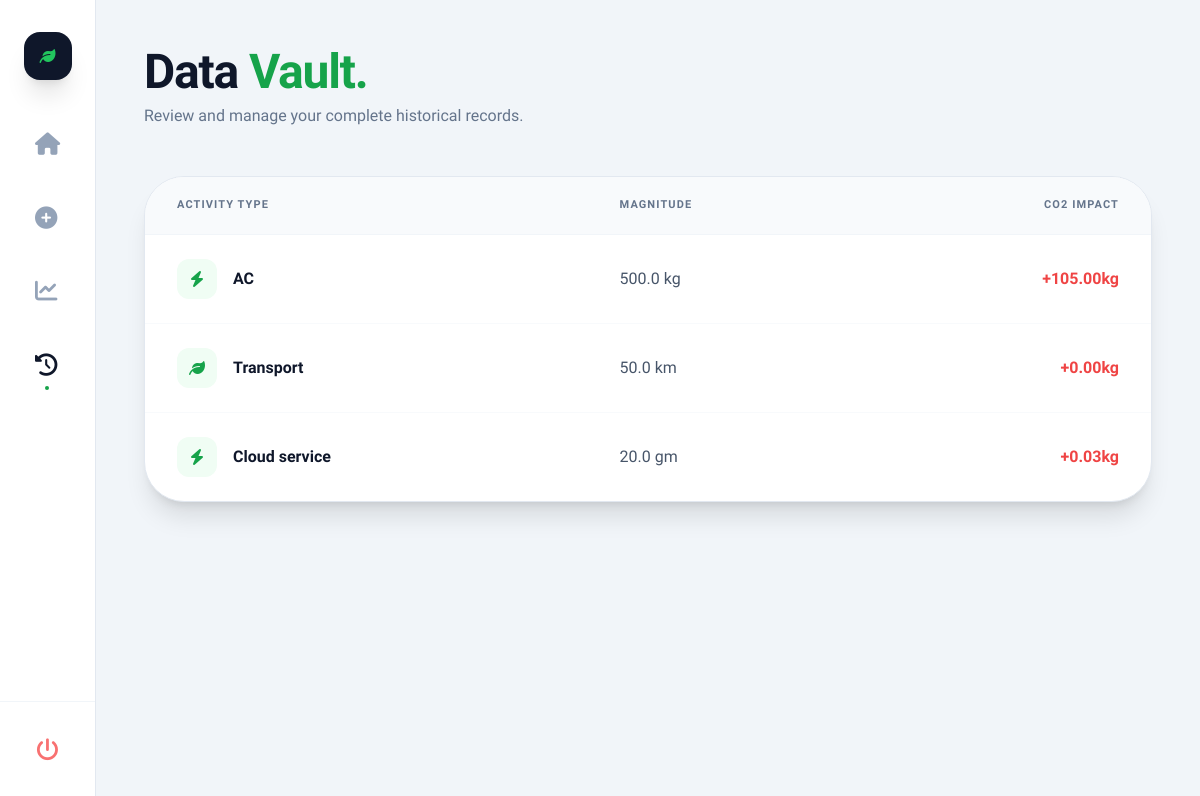
/history/ (signed in), run on the app's committed database.
### core/models.py (models this page shows, shortened)
class CarbonEntry(models.Model):
    user = models.ForeignKey(User, on_delete=models.CASCADE)
    category = models.ForeignKey(Category, on_delete=models.CASCADE)
    value = models.FloatField(verbose_name="Quantity Used") # Users enter '5' here
    co2_total = models.FloatField(editable=False) # Code calculates the result here
    created_at = models.DateTimeField(auto_now_add=True)

class Category(models.Model):
    name = models.CharField(max_length=100)
    unit = models.CharField(max_length=20, default='units') # e.g., 'km' or 'hours'
    co2_per_unit = models.FloatField(
        default=0.0,
        help_text="kg of CO2 emitted per 1 unit"
    )
    icon_code = models.CharField(max_length=50, default='bolt')
    class Meta:
        verbose_name_plural = "Categories"

### core/views.py (the view)
# urls.py: path('history/', views.history, name='history'),
@login_required
def history(request):
    entries = CarbonEntry.objects.filter(user=request.user).order_by('-created_at')
    return render(request, 'core/history.html', {'entries': entries})

### core/templates/core/history.html
{% extends 'core/base.html' %}
{% block content %}
<header class="mb-12">
    <h1 class="text-5xl font-[800] text-slate-900 tracking-tight">Data <span class="text-green-600">Vault.</span></h1>
    <p class="text-slate-500 mt-2 font-medium">Review and manage your complete historical records.</p>
</header>
<div class="bg-white rounded-[2.5rem] border border-slate-200 shadow-xl overflow-hidden">
    <table class="w-full text-left">
        <thead class="bg-slate-50 text-slate-500 text-[11px] font-bold uppercase tracking-widest">
            <tr>
                <th class="px-8 py-5 border-b border-slate-100">Activity Type</th>
                <th class="px-8 py-5 border-b border-slate-100">Magnitude</th>
                <th class="px-8 py-5 border-b border-slate-100 text-right">CO2 Impact</th>
            </tr>
        </thead>
        <tbody class="divide-y divide-slate-50">
            {% for entry in entries %}
            <tr class="hover:bg-slate-50/50 transition duration-200">
                <td class="px-8 py-6">
                    <div class="flex items-center gap-4">
                        <div class="w-10 h-10 rounded-xl bg-green-50 text-green-600 flex items-center justify-center">
                            <i class="fa-solid fa-{{ entry.category.icon_code|default:'leaf' }}"></i>
                        </div>
                        <span class="font-bold text-slate-900">{{ entry.category.name }}</span>
                    </div>
                </td>
                <td class="px-8 py-6 text-slate-600 font-medium">{{ entry.value }} {{ entry.category.unit }}</td>
                <td class="px-8 py-6 text-right font-black text-red-500">+{{ entry.co2_total|floatformat:2 }}kg</td>
            </tr>
            {% endfor %}
        </tbody>
    </table>
</div>
{% endblock %}

### core/templates/core/base.html (style rules this page uses)
body { font-family: 'Plus Jakarta Sans', sans-serif; background-color: #f1f5f9; color: #0f172a; scroll-behavior: smooth; }

### data on the page
CarbonEntry: category.name "AC", value "500.0", category.unit "kg", co2_total "105.00"
CarbonEntry: category.name "Transport", value "50.0", category.unit "km", co2_total "0.00"
CarbonEntry: category.name "Cloud service", value "20.0", category.unit "gm", co2_total "0.03"
